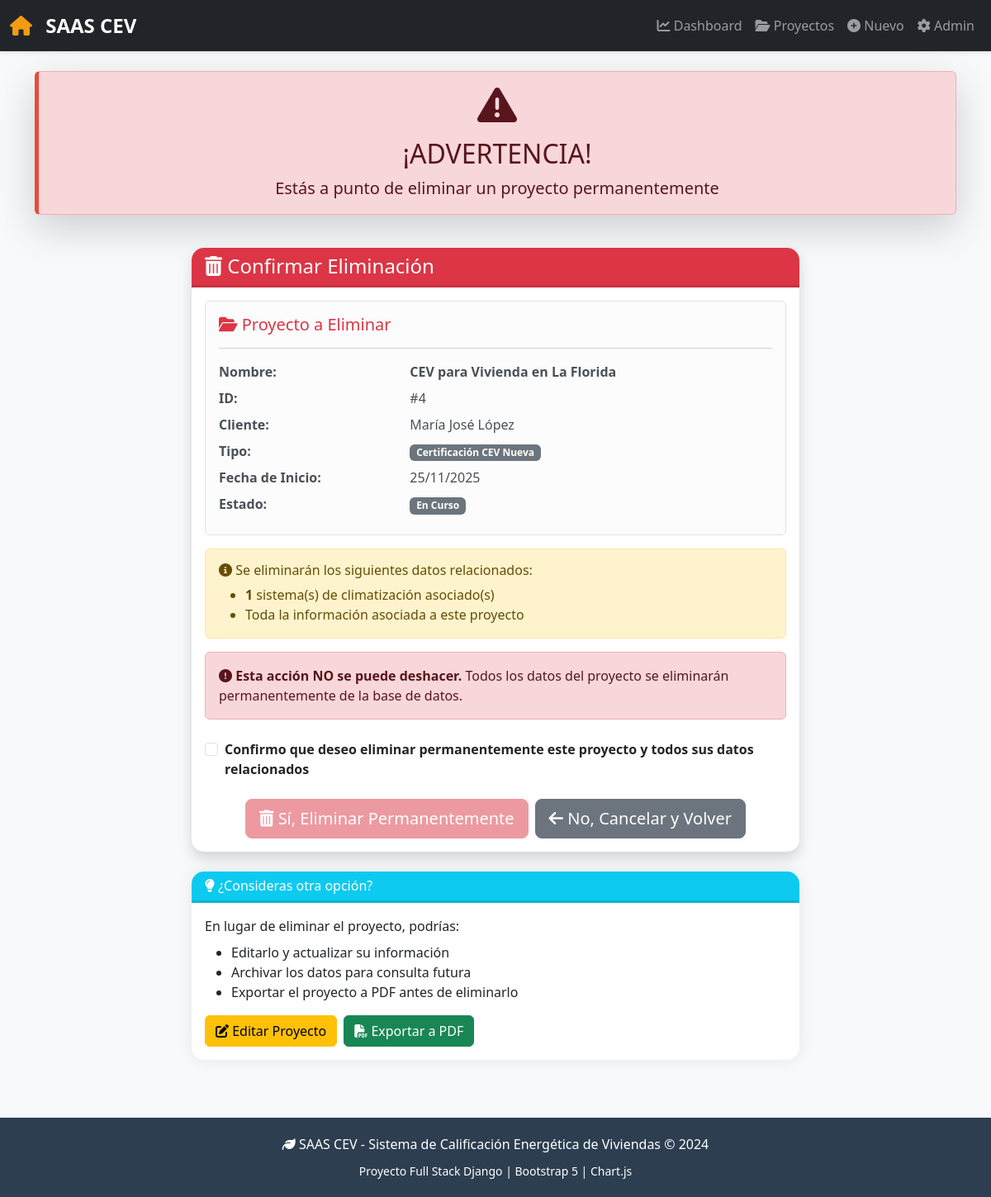
Screenshot of /proyectos/4/eliminar/ with the database file from the repository.
### gestion/models.py (models this page shows, shortened)
class Proyecto(models.Model):
    cliente = models.ForeignKey(Cliente, on_delete=models.CASCADE, related_name='proyectos')
    tipo = models.ForeignKey(TipoProyecto, on_delete=models.PROTECT)
    sistemas = models.ManyToManyField(SistemaClimatizacion, related_name='proyectos', blank=True)
    nombre = models.CharField(max_length=200, verbose_name="Nombre de la Vivienda/Proyecto")
    descripcion = models.TextField(blank=True, null=True)
    fecha_inicio = models.DateField(default=date.today)
    class Meta:
        verbose_name_plural = "Proyectos"
        ordering = ['-fecha_inicio']
    def get_estado_display(self):
        try:
            resultado = self.resultados
            return f"Calificado ({resultado.calificacion})"
        except ObjectDoesNotExist:
            return "En Curso"
    def calcular_calificacion_energetica(self):
        total_conductividad = 0
        total_superficie = 0
        for muro in self.muros.all():
            total_conductividad += (
                float(muro.material_aislante.conductividad) *
                float(muro.superficie)
            )
            total_superficie += float(muro.superficie)
        return 'Sin datos'
    def get_badge_class(self):
        try:
            calificacion = self.resultados.calificacion
        except ObjectDoesNotExist:
            calificacion = self.calcular_calificacion_energetica()
        badges = {
            'A+': 'success',
            'A': 'primary',
            'B': 'info',
            'C': 'warning',
            'D': 'danger',
            'Sin datos': 'secondary'
        }
        return badges.get(calificacion, 'secondary')

class Cliente(models.Model):
    nombre = models.CharField(max_length=100, verbose_name="Nombre/Razón Social")
    contacto = models.CharField(max_length=100, verbose_name="Email de Contacto", unique=True)

class TipoProyecto(models.Model):
    nombre = models.CharField(max_length=50)
    class Meta:
        verbose_name_plural = "Tipos de Proyecto"

### gestion/views.py (the view)
# urls.py: path('proyectos/<int:pk>/eliminar/', ProyectoDeleteView.as_view(), name='proyecto-eliminar'),
class ProyectoDeleteView(DeleteView):
    model = Proyecto
    template_name = 'gestion/proyecto_confirm_delete.html'
    context_object_name = 'proyecto'
    success_url = reverse_lazy('proyecto-list')

### gestion/templates/gestion/proyecto_confirm_delete.html (shortened to what this page needs)
{% extends "gestion/base.html" %}
{% block content %}
<div class="row mb-4">
    <div class="col-12 text-center">
        <div class="alert alert-danger shadow-lg" role="alert" style="border-left: 5px solid #e74c3c;">
            <i class="fas fa-exclamation-triangle fa-3x mb-3"></i>
            <h2 class="alert-heading">¡ADVERTENCIA!</h2>
            <p class="lead mb-0">Estás a punto de eliminar un proyecto permanentemente</p>
        </div>
    </div>
</div>
<div class="row">
    <div class="col-lg-8 offset-lg-2">
        <div class="card border-danger shadow">
            <div class="card-header bg-danger text-white">
                <h4 class="mb-0">
                    <i class="fas fa-trash-alt"></i> Confirmar Eliminación
                </h4>
            </div>
            <div class="card-body">
                <div class="alert alert-light border" role="alert">
                    <h5 class="alert-heading text-danger">
                        <i class="fas fa-folder-open"></i> Proyecto a Eliminar
                    </h5>
                    <hr>
                    <dl class="row mb-0">
                        <dt class="col-sm-4">Nombre:</dt>
                        <dd class="col-sm-8"><strong>{{ proyecto.nombre }}</strong></dd>
                        <dt class="col-sm-4">ID:</dt>
                        <dd class="col-sm-8">#{{ proyecto.pk }}</dd>
                        <dt class="col-sm-4">Cliente:</dt>
                        <dd class="col-sm-8">{{ proyecto.cliente.nombre }}</dd>
                        <dt class="col-sm-4">Tipo:</dt>
                        <dd class="col-sm-8">
                            <span class="badge bg-secondary">{{ proyecto.tipo.nombre }}</span>
                        </dd>
                        <dt class="col-sm-4">Fecha de Inicio:</dt>
                        <dd class="col-sm-8">{{ proyecto.fecha_inicio|date:"d/m/Y" }}</dd>
                        <dt class="col-sm-4">Estado:</dt>
                        <dd class="col-sm-8">
                            <span class="badge bg-{{ proyecto.get_badge_class }}">
                                {{ proyecto.get_estado_display }}
                            </span>
                        </dd>
                    </dl>
                </div>
                <div class="alert alert-warning" role="alert">
                    <h6 class="alert-heading">
                        <i class="fas fa-info-circle"></i> Se eliminarán los siguientes datos relacionados:
                    </h6>
                    <ul class="mb-0">
                        {% if proyecto.sistemas.count > 0 %}
                            <li><strong>{{ proyecto.sistemas.count }}</strong> sistema(s) de climatización asociado(s)</li>
                        {% endif %}
                        <li>Toda la información asociada a este proyecto</li>
                    </ul>
                </div>
                <div class="alert alert-danger mb-4" role="alert">
                    <i class="fas fa-exclamation-circle"></i>
                    <strong>Esta acción NO se puede deshacer.</strong>
                    Todos los datos del proyecto se eliminarán permanentemente de la base de datos.
                </div>
                <form method="post" id="deleteForm">
                    <div class="form-check mb-4">
                        <input class="form-check-input" type="checkbox" id="confirmDelete" required>
                        <label class="form-check-label" for="confirmDelete">
                            <strong>Confirmo que deseo eliminar permanentemente este proyecto y todos sus datos relacionados</strong>
                        </label>
                    </div>
                    <div class="d-grid gap-2 d-md-flex justify-content-md-center">
                        <button type="submit" class="btn btn-danger btn-lg" id="btnEliminar" disabled>
                            <i class="fas fa-trash-alt"></i> Sí, Eliminar Permanentemente
                        </button>
                        <a href="{% url 'proyecto-detalle' proyecto.pk %}" class="btn btn-secondary btn-lg">
                            <i class="fas fa-arrow-left"></i> No, Cancelar y Volver
                        </a>
                    </div>
                </form>
            </div>
        </div>
        <div class="card mt-4 border-info">
            <div class="card-header bg-info text-white">
                <h6 class="mb-0">
                    <i class="fas fa-lightbulb"></i> ¿Consideras otra opción?
                </h6>
            </div>
            <div class="card-body">
                <p class="mb-2">En lugar de eliminar el proyecto, podrías:</p>
                <ul class="mb-3">
                    <li>Editarlo y actualizar su información</li>
                    <li>Archivar los datos para consulta futura</li>
                    <li>Exportar el proyecto a PDF antes de eliminarlo</li>
                </ul>
                <div class="d-grid gap-2 d-md-flex">
                    <a href="{% url 'proyecto-editar' proyecto.pk %}" class="btn btn-warning">
                        <i class="fas fa-edit"></i> Editar Proyecto
                    </a>
                    <a href="{% url 'proyecto-pdf' proyecto.pk %}" class="btn btn-success">
                        <i class="fas fa-file-pdf"></i> Exportar a PDF
                    </a>
                </div>
            </div>
        </div>
    </div>
</div>
{% endblock %}

### gestion/templates/gestion/base.html (style rules this page uses)
:root { --primary-color: #2c3e50; --secondary-color: #3498db; --success-color: #27ae60; --warning-color: #f39c12; --danger-color: #e74c3c; }
body { font-family: 'Segoe UI', Tahoma, Geneva, Verdana, sans-serif; background-color: #f8f9fa; }
.card { border: none; border-radius: 10px; box-shadow: 0 0 20px rgba(0,0,0,.08); margin-bottom: 20px; transition: transform 0.3s ease; }

### gestion/templates/gestion/proyecto_confirm_delete.html (style rules this page uses)
.alert-danger:first-child { animation: pulse 2s infinite; }
#btnEliminar:disabled { opacity: 0.5; cursor: not-allowed; }
.card { border-radius: 15px; overflow: hidden; }
.card-header { border-bottom: 3px solid rgba(0,0,0,0.1); }

### rows the page displays
Proyecto: nombre "CEV para Vivienda en La Florida", pk "4", cliente.nombre "María José López", tipo.nombre "Certificación CEV Nueva", fecha_inicio "25/11/2025", estado "En Curso", sistemas.count "1"
